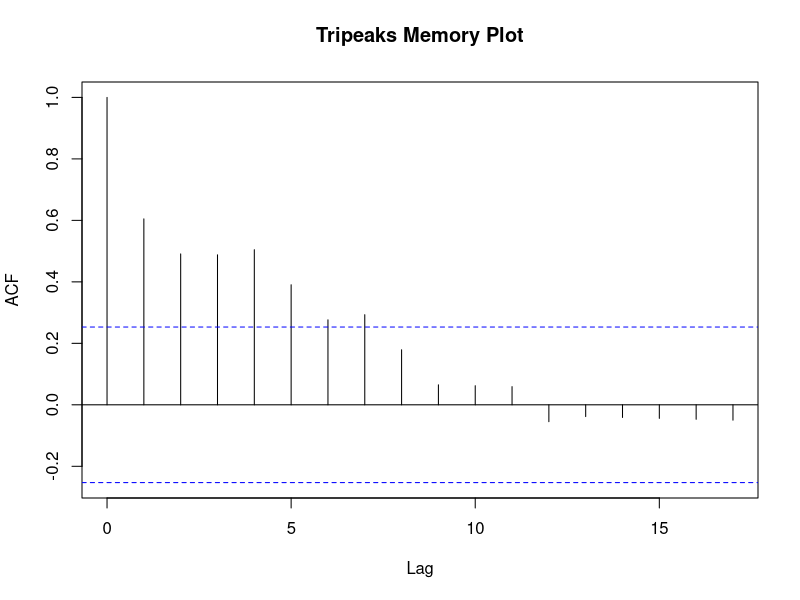
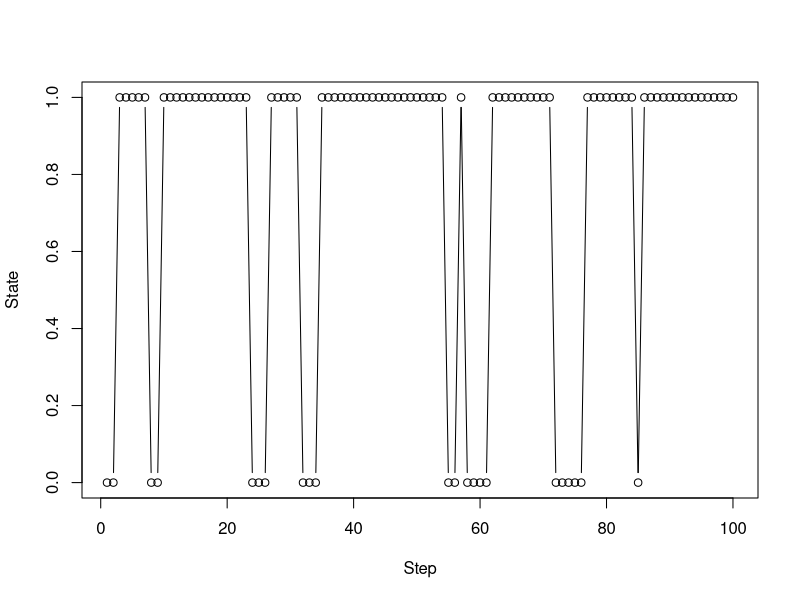

R code for these plots, in order: (Note: this script raises an error after producing the figures.)
tripeaks = c(1,1,1,1,1,1,1,1,1,1,1,1,1,1,1,1,1,1,1,1,1,1,1,1,1,1,1,1,1,1,1,1,1,1,1,1,1,1,1,1,1,1,1,1,1,1,1,0,0,1,1,0,0,0,0,0,0,1,0,1)
rle.tripeaks =rle(tripeaks)

runs =rle.tripeaks$lengths
runs
acf(tripeaks, plot=TRUE, main= "Tripeaks Memory Plot")
warnings()


set.seed(1237)
m = 10000; n = 1:m; x = numeric(m); x[1] = 0 #start with a below average bookings day
alpha =.3333 ; beta = 0.07597
# Simulation
for (i in 2:m)
{
  if (x[i-1]==0) x[i] = rbinom(1, 1, alpha)
  else x[i] = rbinom(1, 1, 1 - beta)
}
y = cumsum(x)/n # Running fractions of bookings
y[m] # Fraction of above average bookings among m. Same as: mean(x)
a = sum(x[2:m]==1); a #"x[1:(m-1)]==0 & "
m/a # Average cycle length
plot(x[1:100], type="b", xlab="Step", ylab="State")#plots shift in stochastic process. Lines should be vertical but are not
# due to pixel limitations in R. Only outcomes are 0, below average bookings and 1, above average bookings

sim_runs = rle(x[2:m] ==1)
sim_runs
average_length_1
